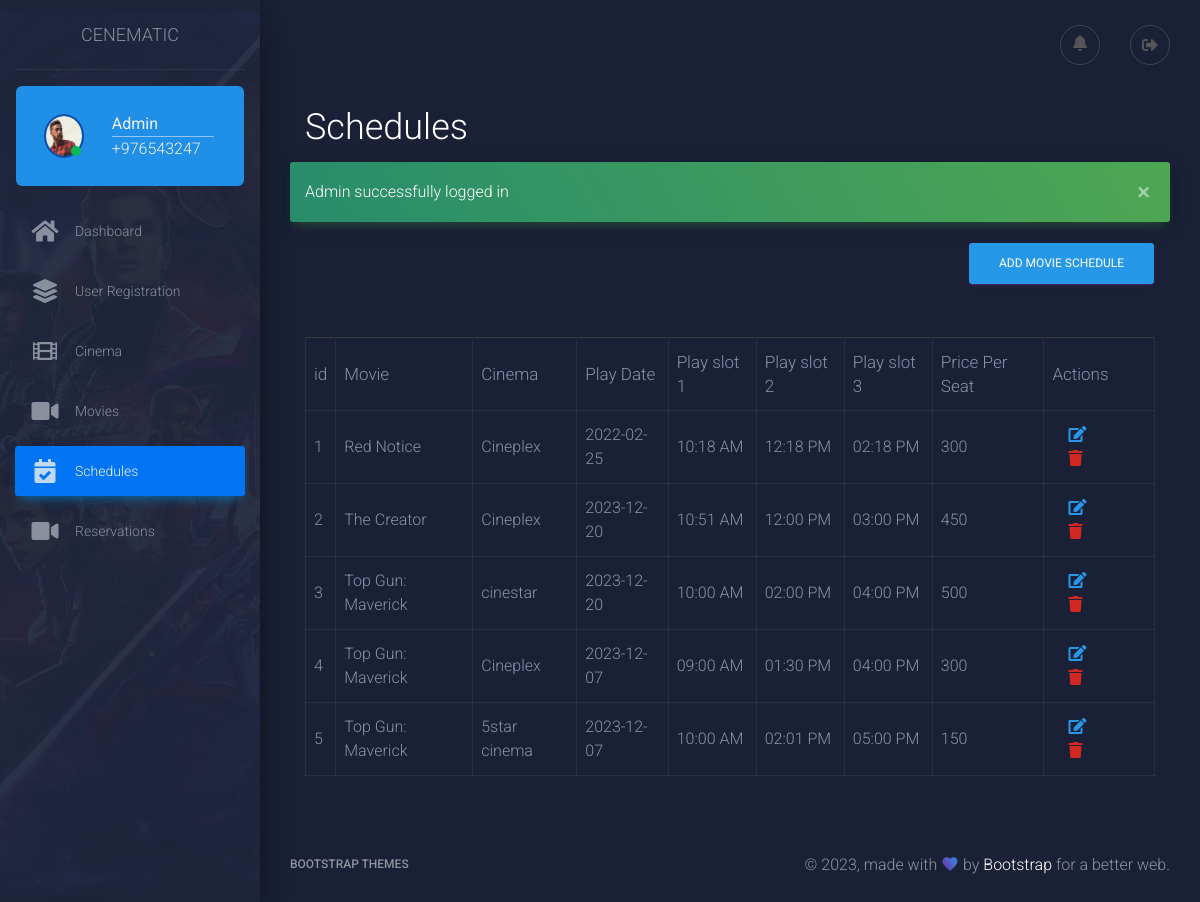
The page /admin/schedule.php (signed in) on the database its author committed.
### tables this page shows
CREATE TABLE `schedules` (
  `id` int(11) NOT NULL,
  `movie_id` int(11) NOT NULL,
  `cinema_id` int(11) NOT NULL,
  `play_date` date NOT NULL,
  `play_slot1` time NOT NULL,
  `play_slot2` time NOT NULL,
  `play_slot3` time NOT NULL,
  `price_per_seat` float NOT NULL DEFAULT '0'
);

CREATE TABLE `movies` (
  `id` int(11) NOT NULL,
  `name` text NOT NULL,
  `image` varchar(255) NOT NULL,
  `genre` text NOT NULL,
  `imdb_ratings` float NOT NULL DEFAULT '0',
  `is_upcoming` tinyint(1) NOT NULL DEFAULT '0',
  `release_date` date DEFAULT NULL
);

CREATE TABLE `cinemas` (
  `id` int(11) NOT NULL,
  `name` text,
  `city` text,
  `address` text,
  `seats` int(100) DEFAULT NULL
);

### admin/schedule.php (the view, shortened to what this page needs)
<?php
include __DIR__."/../db.php";
?>
<!doctype html>
<html lang="en">
<head>
    <link rel="stylesheet" href="https://maxcdn.bootstrapcdn.com/font-awesome/latest/css/font-awesome.min.css">
    <link href="../assets/lib/font-awesome-icons/css/all.min.css" rel="stylesheet" />
    <link href="../assets/css/material-dashboard.css?v=2.1.0" rel="stylesheet" />
    <link href="../assets/css/custom.css" type="text/css" rel="stylesheet" />
    <link href="../assets/css/admin.css" type="text/css" rel="stylesheet" />
</head>
<body class="dark-edition">
<div class="wrapper ">
    <div class="sidebar" data-color="primary" data-background-color="black" data-image="./../assets/img/sidebar-5.jpg">
        <?php include __DIR__."/layout/partials/sidebar.php";?>
    </div>
    <div class="main-panel">
        <?php include __DIR__."/layout/partials/header.php";?>
        <div class="content">
            <div class="container-fluid">
                <div class="row mx-0">
                    <div class="col-12 text-white">
                        <h2>Schedules</h2>
                    </div>
                </div>
                <?php
                if(isset($_SESSION['messages'])){
                    $msgs = unserialize($_SESSION['messages']);
                    foreach($msgs as $msg){
                        ?>
                        <p class="alert alert-success alert-dismissible fade show"><?php echo $msg ?>
                            <button type="button" class="close" data-dismiss="alert" aria-label="Close">
                                <span aria-hidden="true">&times;</span>
                            </button></p>
                    <?php }}
                ?>
                <div class="row mx-0">
                    <div class="col-12 text-right">
                        <a href="add-new-schedule.php" class="btn btn-primary">Add Movie Schedule</a>
                    </div>
                </div>
                <?php
                $sql="SELECT schedules.id AS ID, play_slot1, play_slot2, play_slot3, play_date,price_per_seat, movies.name AS movie_name, cinemas.name AS cinema_name FROM ((schedules INNER JOIN movies ON schedules.movie_id=movies.id) LEFT JOIN cinemas ON schedules.cinema_id=cinemas.id)";
                $result=$conn->query($sql);
                    ?>
                <div class="row m-0 mt-5">
                    <div class="col-12">
                        <table class="table table-responsive-sm table-bordered">
                            <thead >
                            <tr class="border-top  border-dark">
                                <th>id</th>
                                <th>Movie</th>
                                <th>Cinema</th>
                                <th>Play Date</th>
                                <th>Play slot 1</th>
                                <th>Play slot 2</th>
                                <th>Play slot 3</th>
                                <th>Price Per Seat</th>
                                <th>Actions</th>
                            </tr>
                            </thead>
                            <tbody>
                            <?php
                            while($schedule=$result->fetch_object()){
                                ?>
                                <tr>
                                    <td><?php echo $schedule->ID ?></td>
                                    <td><?php echo $schedule->movie_name ?></td>
                                    <td><?php echo $schedule->cinema_name ?></td>
                                    <td><?= date("Y-m-d", strtotime($schedule->play_date)) ?></td>
                                    <td><?= date("h:i A", strtotime($schedule->play_slot1)) ?></td>
                                    <td><?= date("h:i A", strtotime($schedule->play_slot2))  ?></td>
                                    <td><?= date("h:i A", strtotime($schedule->play_slot3)) ?></td>
                                    <td><?= $schedule->price_per_seat ?></td>
                                 <td >
                                        <a href="./edit-schedule.php?id=<?php echo $schedule->ID ?>" class="mx-3 text-primary"><i class="fa fa-edit"></i></a>
                                        <a href="#"  class="mx-3 text-danger" data-toggle="modal" data-target="#deleteScheduleModal-<?php echo $schedule->ID ?>"><i class="fa fa-trash"></i></a>
                                    </td>
                                </tr>
                                <?php
                          }
                            ?>
                            </tbody>
                        </table>
                    </div>
                </div>
            </div>
        </div>
        <?php include __DIR__."/layout/partials/footer.php";?>
    </div>
</div>
</body>
</html>

### rows shown on the page
schedules: id "1", movie.name "Red Notice", cinema.name "Cineplex", play_date "2022-02-25", play_slot1 "10:18 AM", play_slot2 "12:18 PM", play_slot3 "02:18 PM", price_per_seat "300"
schedules: id "2", movie.name "The Creator", cinema.name "Cineplex", play_date "2023-12-20", play_slot1 "10:51 AM", play_slot2 "12:00 PM", play_slot3 "03:00 PM", price_per_seat "450"
schedules: id "3", movie.name "Top Gun: Maverick", cinema.name "cinestar", play_date "2023-12-20", play_slot1 "10:00 AM", play_slot2 "02:00 PM", play_slot3 "04:00 PM", price_per_seat "500"
schedules: id "4", movie.name "Top Gun: Maverick", cinema.name "Cineplex", play_date "2023-12-07", play_slot1 "09:00 AM", play_slot2 "01:30 PM", play_slot3 "04:00 PM", price_per_seat "300"
schedules: id "5", movie.name "Top Gun: Maverick", cinema.name "5star cinema", play_date "2023-12-07", play_slot1 "10:00 AM", play_slot2 "02:01 PM", play_slot3 "05:00 PM", price_per_seat "150"

### other values the page prints
$admin['name'] "Admin"
$msg "Admin successfully logged in"
